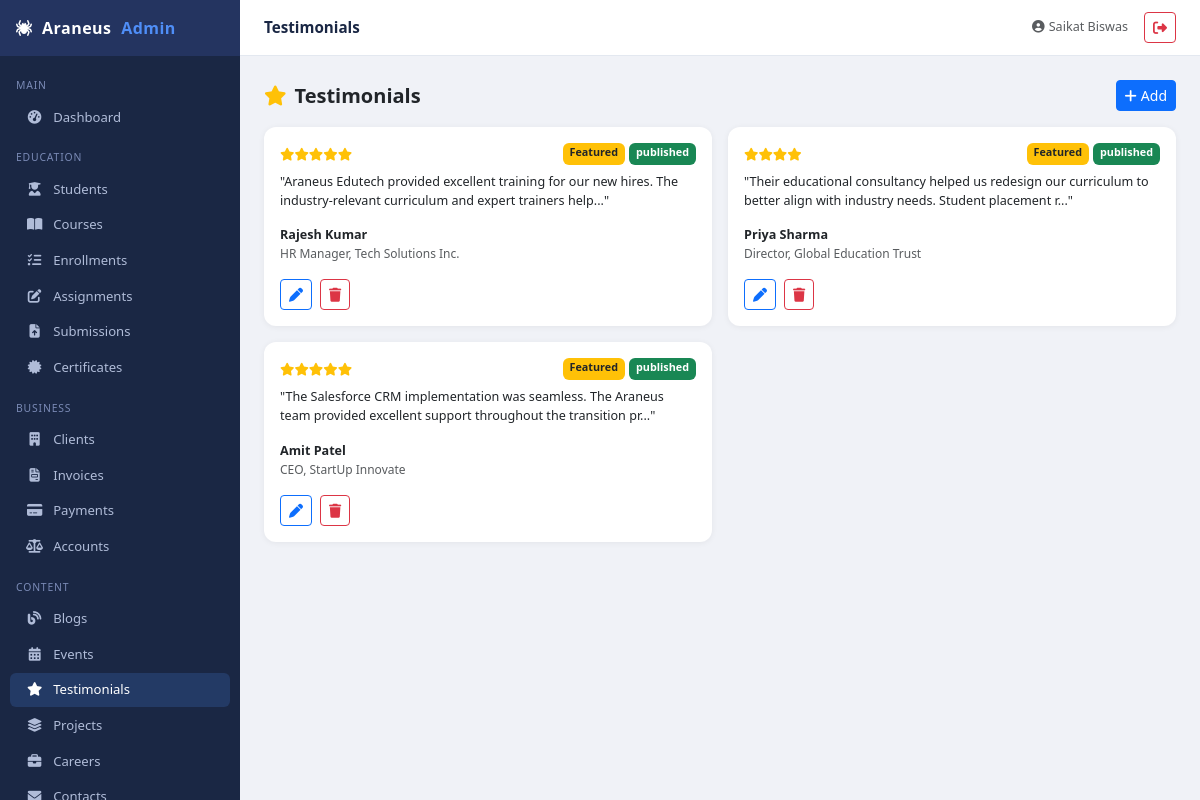
Page /admin/public/admin/testimonials (signed in) on the committed database.
### tables this page shows
CREATE TABLE `testimonials` (
  `id` int(11) NOT NULL,
  `client_name` varchar(100) NOT NULL,
  `client_position` varchar(100) DEFAULT NULL,
  `company` varchar(100) DEFAULT NULL,
  `testimonial` text NOT NULL,
  `rating` int(11) DEFAULT 5,
  `testimonial_date` date DEFAULT NULL,
  `is_featured` tinyint(1) DEFAULT 0,
  `created_at` timestamp NOT NULL DEFAULT current_timestamp(),
  `status` enum('published','not published','review','') DEFAULT 'published'
);

### admin/app/Core/Controller.php (called while the page is built, shortened)
<?php
abstract class Controller {
    protected function view(string $path, array $data = []): void {
        extract($data);
        $file = APP_ROOT . '/views/' . $path . '.php';
        require $file;
    }
}

### admin/app/Controllers/TestimonialController.php (called while the page is built, shortened)
<?php
class TestimonialController extends Controller {
    private TestimonialModel $model;
    public function __construct() { $this->requireAuth(); $this->model = new TestimonialModel(); }
    public function index(): void {
        $t=$this->model->findAll('created_at DESC');
        $this->view('admin/testimonials/index',['testimonials'=>$t,'title'=>'Testimonials']);
    }
}

### admin/public/index.php (called while the page is built, shortened)
<?php
require APP_ROOT . '/config/database.php';
require APP_ROOT . '/App/Core/Router.php';
spl_autoload_register(function (string $class): void {
    $path = APP_ROOT . '/' . str_replace(['App\\', '\\'], ['App/', '/'], $class) . '.php';
});
$router = new Router();
$uri    = $_SERVER['REQUEST_URI'];
$base   = parse_url(APP_URL, PHP_URL_PATH);
$uri    = substr($uri, strlen($base)) ?: '/';
$uri    = strtok($uri, '?');
$method = $_SERVER['REQUEST_METHOD'];
$router->dispatch($uri, $method);

### admin/app/Core/Database.php (called while the page is built, shortened)
<?php
class Database {
    private static ?Database $instance = null;
    private \PDO $pdo;
    private function __construct() {
        $dsn = "mysql:host=" . DB_HOST . ";dbname=" . DB_NAME . ";charset=" . DB_CHARSET;
        $options = [
            \PDO::ATTR_ERRMODE            => \PDO::ERRMODE_EXCEPTION,
            \PDO::ATTR_DEFAULT_FETCH_MODE => \PDO::FETCH_ASSOC,
            \PDO::ATTR_EMULATE_PREPARES   => false,
        ];
        $this->pdo = new \PDO($dsn, DB_USER, DB_PASS, $options);
    }
    public static function getInstance(): Database {
        if (self::$instance === null) self::$instance = new self();
        return self::$instance;
    }
    public function query(string $sql, array $params = []): \PDOStatement {
        $stmt = $this->pdo->prepare($sql);
        $stmt->execute($params);
        return $stmt;
    }
    public function fetchAll(string $sql, array $params = []): array {
        return $this->query($sql, $params)->fetchAll();
    }
}

### admin/app/Core/Model.php (called while the page is built, shortened)
<?php
abstract class Model {
    protected Database $db;
    protected string $table;
    public function __construct() {
        $this->db = Database::getInstance();
    }
    public function findAll(string $orderBy = '', int $limit = 0, int $offset = 0): array {
        $sql = "SELECT * FROM `{$this->table}`";
        if ($orderBy) $sql .= " ORDER BY $orderBy";
        return $this->db->fetchAll($sql);
    }
}

### admin/views/admin/testimonials/index.php (the view)
<?php require APP_ROOT.'/views/partials/layout_top.php'; ?>
<div class="d-flex justify-content-between align-items-center mb-3">
  <h5 class="fw-bold mb-0"><i class="fa fa-star me-2 text-warning"></i>Testimonials</h5>
  <a href="<?= APP_URL ?>/admin/testimonials/create" class="btn btn-primary btn-sm"><i class="fa fa-plus me-1"></i>Add</a>
</div>
<div class="row g-3">
<?php foreach($testimonials as $t): ?>
<div class="col-md-6">
  <div class="card h-100">
    <div class="card-body">
      <div class="d-flex justify-content-between mb-2">
        <div><?php for($i=0;$i<$t['rating'];$i++) echo '<i class="fa fa-star text-warning" style="font-size:.8rem"></i>'; ?></div>
        <div class="d-flex gap-1">
          <?php if($t['is_featured']): ?><span class="badge bg-warning text-dark">Featured</span><?php endif; ?>
          <span class="badge <?= $t['status']==='published'?'bg-success':'bg-secondary' ?>"><?= $t['status'] ?></span>
        </div>
      </div>
      <p class="small mb-3">"<?= htmlspecialchars(substr($t['testimonial'],0,120)) ?>..."</p>
      <div class="fw-semibold small"><?= htmlspecialchars($t['client_name']) ?></div>
      <div class="text-muted" style="font-size:.75rem"><?= htmlspecialchars($t['client_position']) ?><?= $t['company']?', '.htmlspecialchars($t['company']):'' ?></div>
      <div class="mt-3 d-flex gap-2">
        <a href="<?= APP_URL ?>/admin/testimonials/<?= $t['id'] ?>/edit" class="btn btn-sm btn-outline-primary"><i class="fa fa-pen"></i></a>
        <form method="POST" action="<?= APP_URL ?>/admin/testimonials/<?= $t['id'] ?>/delete" onsubmit="return confirm('Delete?')">
          <button class="btn btn-sm btn-outline-danger"><i class="fa fa-trash"></i></button>
        </form>
      </div>
    </div>
  </div>
</div>
<?php endforeach; ?>
</div>
<?php require APP_ROOT.'/views/partials/layout_bottom.php'; ?>

### admin/app/Core/Router.php (shortened to what this page needs)
<?php
class Router {
    private array $routes = [];
    public function get(string $pattern, string $handler): void {
        $this->routes['GET'][$pattern] = $handler;
    }
    public function post(string $pattern, string $handler): void {
        $this->routes['POST'][$pattern] = $handler;
    }
    public function dispatch(string $uri, string $method): void {
        $uri = strtok($uri, '?');
        $uri = '/' . trim($uri, '/');
        foreach ($this->routes[$method] ?? [] as $pattern => $handler) {
            $regex = preg_replace('/\{([a-z]+)\}/', '([^/]+)', $pattern);
            $regex = '#^' . $regex . '$#';
            if (preg_match($regex, $uri, $matches)) {
                array_shift($matches);
                [$controllerName, $action] = explode('@', $handler);
                $controller = new $controllerClass();
                call_user_func_array([$controller, $action], $matches);
                return;
            }
        }
    }
}

### admin/views/partials/layout_top.php (style rules this page uses)
:root { --sidebar-w:240px;--topbar-h:56px;--brand:#1a2744;--brand-light:#243460;--accent:#4f8ef7; }
body { background:#f0f2f7;font-size:.9rem; }
.card { border:none;border-radius:12px;box-shadow:0 1px 6px rgba(0,0,0,.06); }

### rows in the picture
testimonials: rating 5 (drawn), is_featured "Featured", status "published", testimonial "Araneus Edutech provided excellent training for our new hires. The industry-relevant curriculum and expert trainers help", client_name "Rajesh Kumar", client_position "HR Manager", company "Tech Solutions Inc."
testimonials: rating 4 (drawn), is_featured "Featured", status "published", testimonial "Their educational consultancy helped us redesign our curriculum to better align with industry needs. Student placement r", client_name "Priya Sharma", client_position "Director", company "Global Education Trust"
testimonials: rating 5 (drawn), is_featured "Featured", status "published", testimonial "The Salesforce CRM implementation was seamless. The Araneus team provided excellent support throughout the transition pr", client_name "Amit Patel", client_position "CEO", company "StartUp Innovate"
